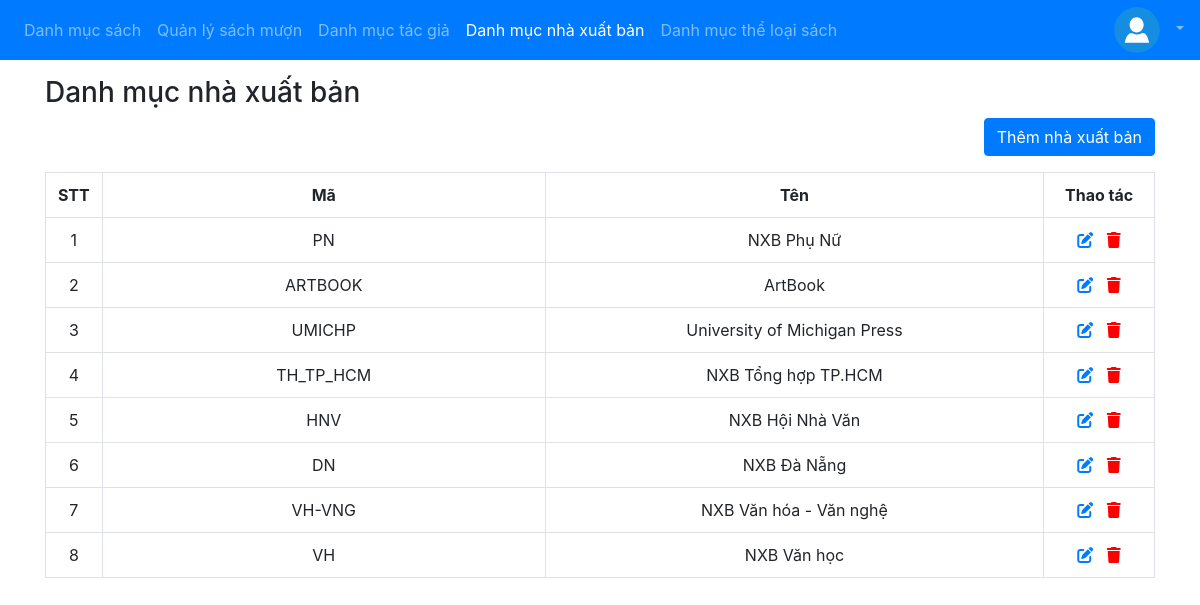
Page /staff/publisher_list (signed in) on the committed database.
### app/models.py (models this page shows, shortened)
class Publisher(models.Model):
    code = models.CharField(max_length=30, verbose_name='Mã', unique=True)
    name = models.CharField(max_length=30, verbose_name='Tên')

### app/views_staff.py (the view)
# urls.py: path('staff/publisher_list', views_staff.listPublisher, name='publisher-list'),
@login_required
def listPublisher(request):
    publishers = Publisher.objects.all()
    return render(request, 'staff/publisher/list.html', {'publishers': publishers})

### app/templates/staff/publisher/list.html (shortened to what this page needs)
{% extends 'staff/base.html' %}
{% block navbar %}
{% with page=3 %}
{{ block.super }}
{% endwith %}
{% endblock %}
{% block content %}
<div class="container pt-3">
  <h3>Danh mục nhà xuất bản</h3>
  <div class="text-right mb-3">
    <a href='{% url "publisher-create" %}' class="btn btn-primary">Thêm nhà xuất bản</a>
  </div>
  {%if publishers %}
  <table class="table table-bordered">
    <tr>
      <th style="width:5%" class="text-center">STT</th>
      <th style="width:40%" class="text-center">Mã</th>
      <th style="width:45%" class="text-center">Tên</th>
      <th style="width:10%" class="text-center">Thao tác</th>
    </tr>
    {% for publisher in publishers %}
    <tr>
      <td class="text-center">{{ forloop.counter }}</td>
      <td class="text-center">{{ publisher.code }}</td>
      <td class="text-center">{{ publisher.name }} </td>
      <td class="text-center">
        <a title="Chỉnh sửa"href='{% url "publisher-update" publisher.id %}'><i class="fas fa-edit"></i></a> &nbsp;
        <a title="Xóa" style="color:red" href='#' onclick="confirmDelete(this)" url='{% url "publisher-delete" publisher.id %}'>
          <i class="fas fa-trash"></i>
        </a>
      </td>
    </tr>
    {% endfor %}
  </table>
  {% else %}
  <p>Không có dữ liệu</p>
  {% endif %}
</div>
{% endblock %}

### rows in the picture
Publisher: code "PN", name "NXB Phụ Nữ"
Publisher: code "ARTBOOK", name "ArtBook"
Publisher: code "UMICHP", name "University of Michigan Press"
Publisher: code "TH_TP_HCM", name "NXB Tổng hợp TP.HCM"
Publisher: code "HNV", name "NXB Hội Nhà Văn"
Publisher: code "DN", name "NXB Đà Nẵng"
Publisher: code "VH-VNG", name "NXB Văn hóa - Văn nghệ"
Publisher: code "VH", name "NXB Văn học"
